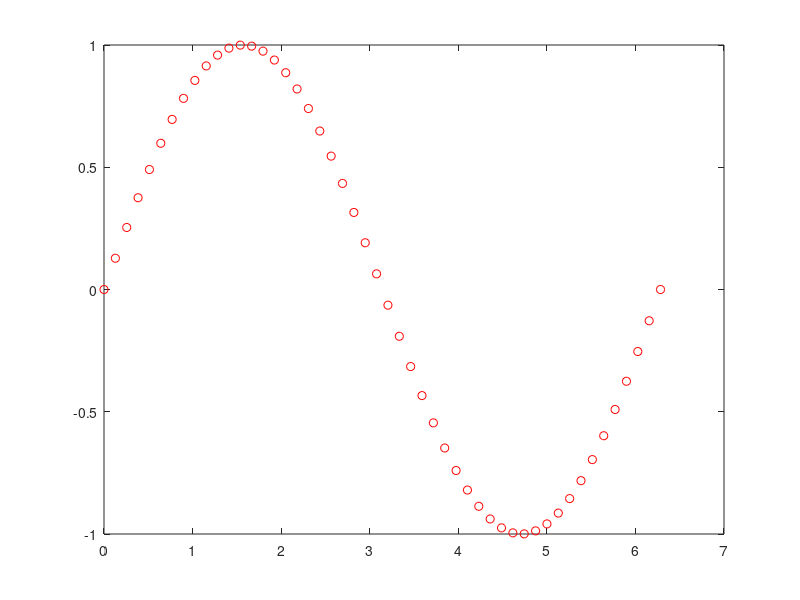

Source code (MATLAB): (Note: this script raises an error after producing the figure.)
function testTLSFitBezierWeightedConstraint1()
clc;
clear all;

n = 1;
m = 50;
x = linspace(0,2 * pi, m);
y = sin(x) + rand(size(x)) * .0;

figure(1);
plot(x,y,'ro');
hold on;

W = ones(m,2);
W([1:10,m-10:m],1) = 0.1;
W([1:10,m-10:m],2) = 0.1;
% W([1:5,m-5:m],1) = 10;
% W([1:5,m-5:m],2) = 10;

[P1, t1] = TLSFitBezierConstraint1([x' y'], n);
[P2, t2] = TLSFitBezierWeightedConstraint1([x' y'],W, n);

C1 = renderBezier(P1, t1);
C2 = renderBezier(P2, t2);

plot(C1(:,1),C1(:,2),'b.');
plot(C2(:,1),C2(:,2),'r.');

axis equal;
hold off;

P2